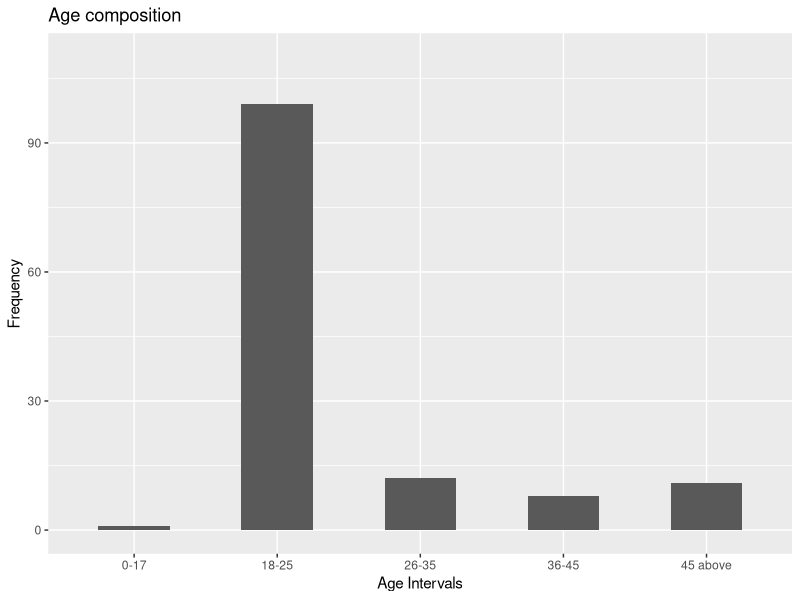
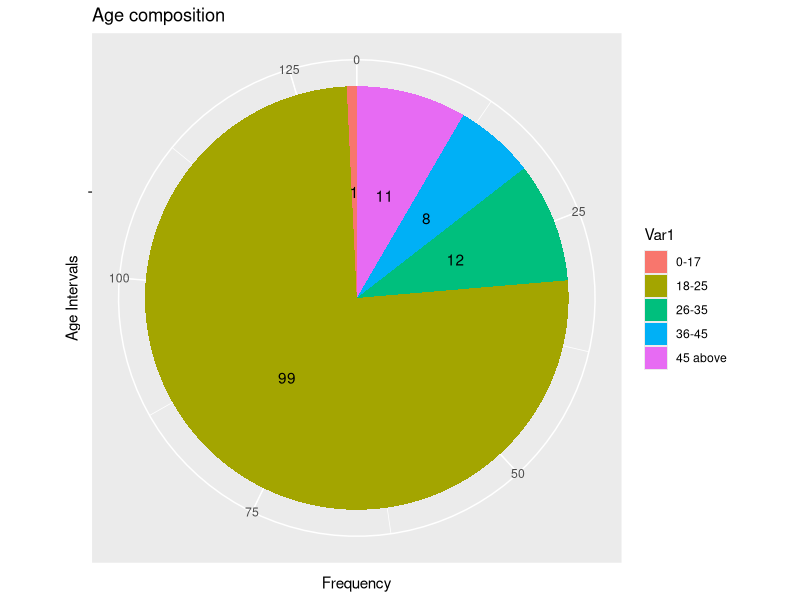
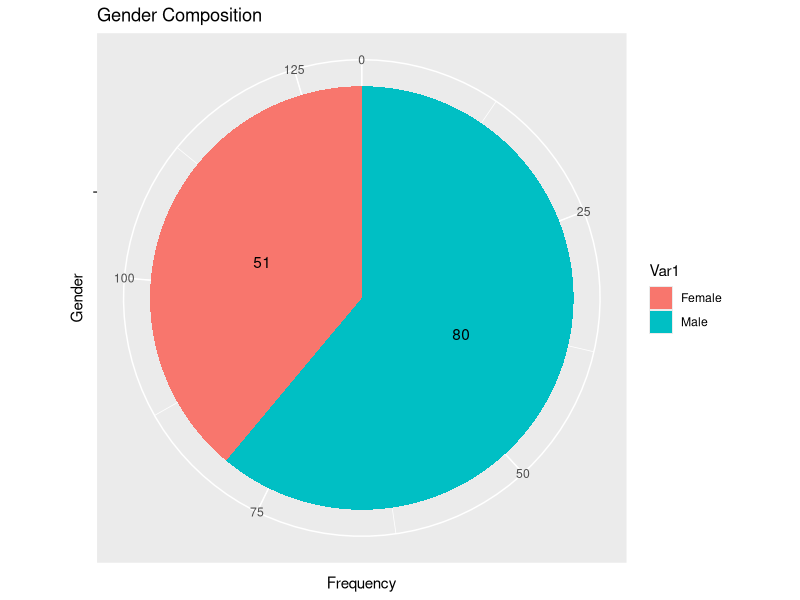
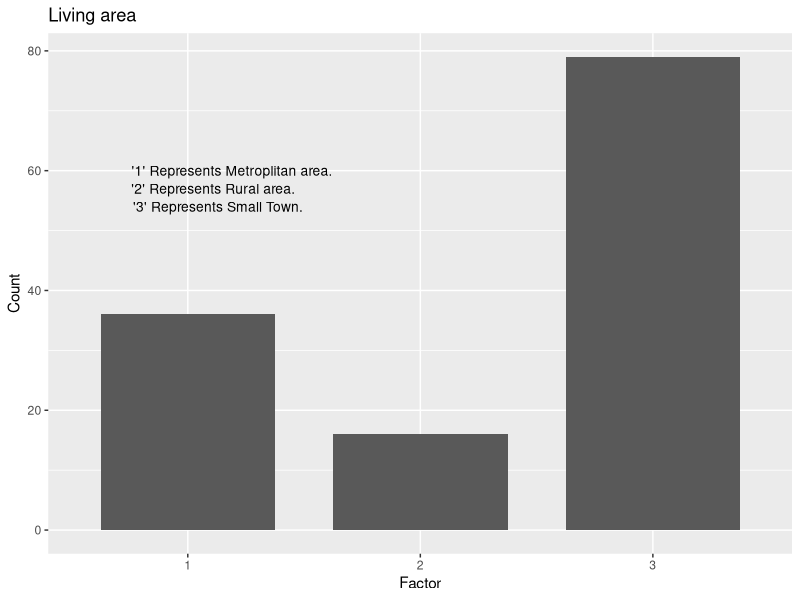
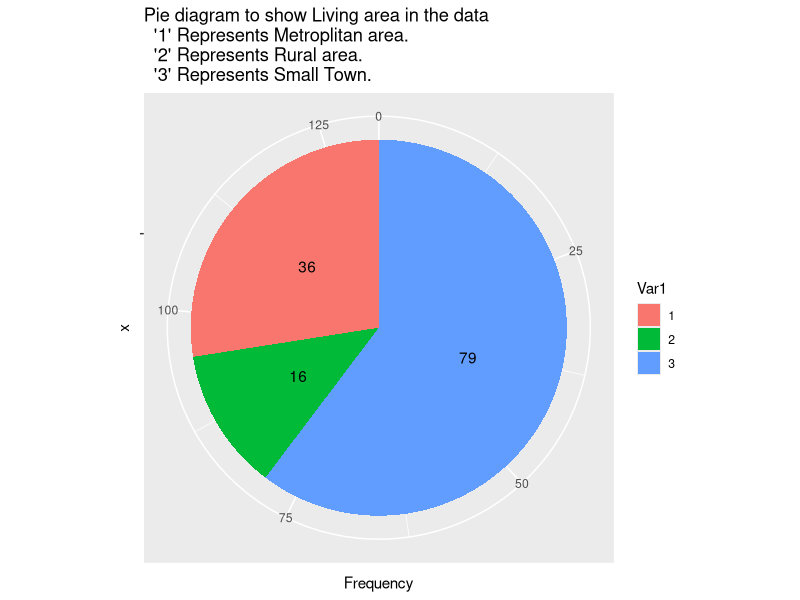
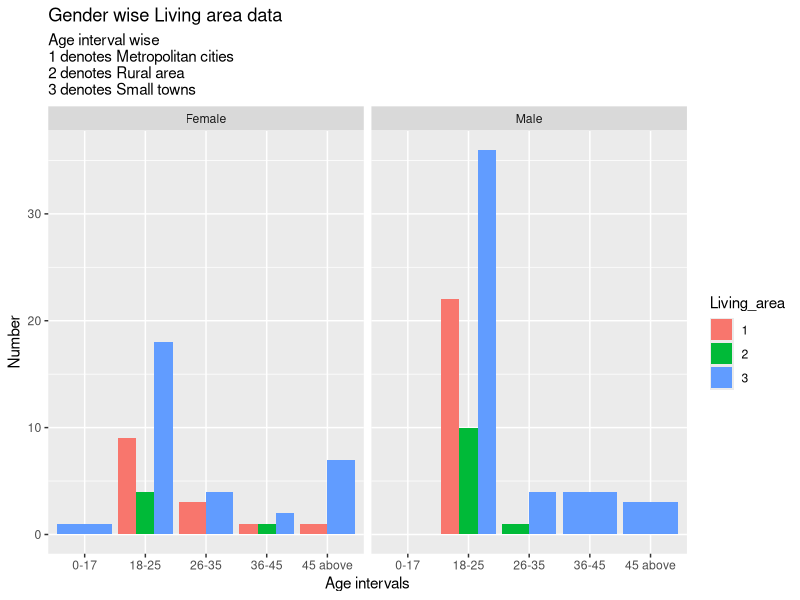
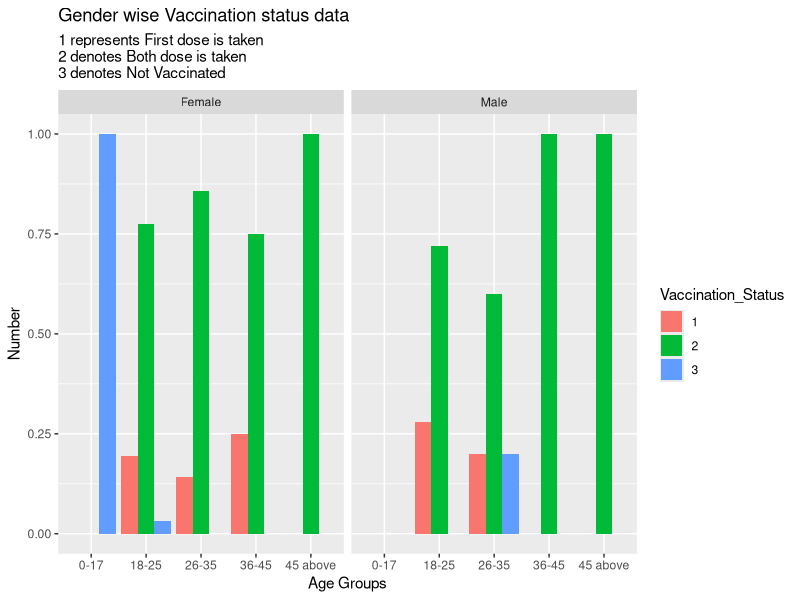
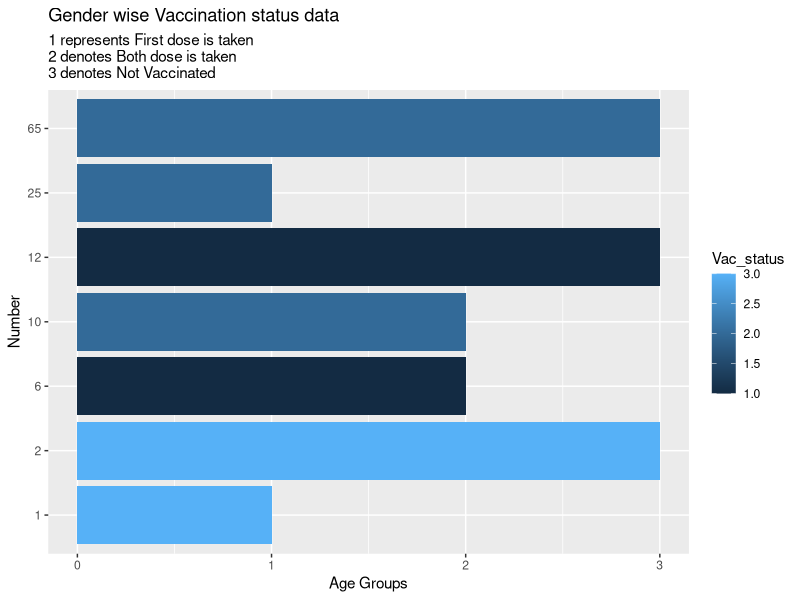

The R script that drew these images, in order:
## CALLING THE DATA

rm(list=ls())
df <- read.csv(file = "Vaccination.csv",header = TRUE)
head(df)

## CALLING THE LIBRARIES
library(dplyr)
library(ggplot2)

##PREPARING THE DATA TO ANALYZE
## Columns to be modified--- Living area, Vac_safe, Vac_status, Vac_reliable, CoWin, Vac_symptom   
## Changing the column names to something short for future use.
colnames(df) <- c("TimeStamp","Age","Gender","Living_area","Vac_safe","Vac_status","Travel","1st_choice",
                    "2nd_choice","3rd_choice","4th_choice","5th_choice","6th_choice","Vac_brand",
                    "Vac_reliable","CoWin","Vac_app_easy","waiting_time","Social_dis","Hygiene",
                    "Vac_symptom","Govt_effort")

data <- df
data$Living_area <- as.numeric(as.factor(data$Living_area))
table (data$Living_area) 
##here we are using to represent the entire column "Living_area" as a factor of (1,2,3)
## 1 represents Metropolitan city
## 2 represents Rural area 
##3 is small town.

data$Vac_safe <- as.numeric (as.factor(data$Vac_safe))
##here we are using to represent the entire column "Vaccination_safe" as a factor of (1,2,3)
## 1 represents "No, it can affect my health", 
## 2 represents "Not Sure" 
## 3 is "Yes"

data$Vac_status <- as.numeric (as.factor(data$Vac_status))
table (data$Vac_status)
##here we are using to represent the entire column "Vaccination_status" as a factor of (1,2,3)
## 1 represents "1st dose is taken", 
## 2 represents "Both doses taken" 
## 3 is "Not Vaccinated".

data$Vac_reliable <- as.numeric (as.factor(data$Vac_reliable))
##here we are using to represent the entire column "Vaccination_reliability" as a factor of (1,2,3)
## 1 represents "Free vaccines offered by the Government", 
## 2 represents "Paid vaccines offered by private organizations".

data$CoWin <- as.numeric (as.factor(data$CoWin))
## 1 represents "No, I have not used the portal", 
## 2 represents "Yes, but I did not face any problem", and
## 3 represents "Yes, I faced a lot of issues while booking".

data$Vac_symptom <- as.numeric (as.factor(data$Vac_symptom))
## 1 represents "After 1st dose", 
## 2 represents "After 2nd dose", and
## 3 represents "After both doses"
## 4 represents "No, I did not face any".

## Looking at the data Demographically ____ Plots we need to do initially___
## 1. Age, 2. Gender, 3. Living_area, 4. Living_area wrt Gender and Age using multiple bar chart , 5. Gender based on different age interval using multiple bar chart

## Bar and pie diagram of age composition of the data
df <- data.frame(table(data$Age))
bar <- ggplot(data=df,aes(y=Freq,x=Var1),beside=T)+geom_bar(stat="identity",width = 0.5)+
  labs(title="Age composition",x="Age Intervals",y="Frequency")+ylim(0,110)
bar

bar1 <- ggplot(data=df,aes(y=Freq,x="",fill=Var1))+geom_bar(stat="identity",width = 0.5)+
  labs(title="Age composition",x="Age Intervals",y="Frequency")
pie <- bar1 + coord_polar("y",start=0)
pie + geom_text(label=paste(df$Freq),position=position_stack(vjust = 0.5))


##pie diagram for gender composition of the data
df1 <- data.frame(table(data$Gender))
bar1 <- ggplot (df1, aes(y = Freq,x = "", fill= Var1))+geom_bar(stat = "identity", width = 0.5)+
  labs(title = "Gender Composition", x= "Gender", y= "Frequency")
pie<- bar1+ coord_polar("y", start = 0)
pie + geom_text(label=paste(df1$Freq),position=position_stack(vjust = 0.5))


##Bar and pie diagram of to categorize the living area of the data
table(data$Living_area)
df2 <- data.frame(table(data$Living_area))
bar <- ggplot(data=df2,aes(y= Freq,x= Var1),beside=T)+geom_bar(stat="identity",width = .75)+
  labs(title="Living area",x="Factor",y="Count")+
  annotate("text", x=1.19, y=60, label= "'1' Represents Metroplitan area.",size=3.5)+
  annotate("text", x=1.11, y=57, label= "'2' Represents Rural area.",size=3.5)+
  annotate("text", x=1.13, y=54, label= "'3' Represents Small Town.",size=3.5)
bar

bar1 <- ggplot(data=df2,aes(y=Freq ,x="",fill= Var1))+geom_bar(stat="identity",width = 0.5)+
  labs(title="Pie diagram to show Living area in the data
  '1' Represents Metroplitan area.
  '2' Represents Rural area.
  '3' Represents Small Town.",y="Frequency")
pie <- bar1 + coord_polar("y",start=0)
pie + geom_text(label=paste(df2$Freq),position=position_stack(vjust = 0.5))



##Living_area wrt Gender and Age using multiple bar chart 
names(data)
df <-data%>%
  group_by(Living_area,Gender,Age)
df$Age  

df1 <- df[df$Age=="18-25",]
df2 <- df1[df1$Gender=="Male",]
tab1 <- data.frame(table(df2$Living_area))
count1 <- nrow(tab1)
df3 <- df1[df1$Gender=="Female",]
tab2 <- data.frame(table(df3$Living_area))
count2 <- nrow(tab2)

df1 <- df[df$Age=="26-35",]
df2 <- df1[df1$Gender=="Male",]
tab3 <- data.frame(table(df2$Living_area))
count3 <- nrow(tab3)
df3 <- df1[df1$Gender=="Female",]
tab4 <- data.frame(table(df3$Living_area))
count4 <- nrow(tab4)

df1 <- df[df$Age=="36-45",]
df2 <- df1[df1$Gender=="Male",]
tab5 <- data.frame(table(df2$Living_area))
count5 <- nrow(tab5)
df3 <- df1[df1$Gender=="Female",]
tab6 <- data.frame(table(df3$Living_area))
count6 <- nrow(tab6)

df1 <- df[df$Age=="45 above",]
df2 <- df1[df1$Gender=="Male",]
tab7 <- data.frame(table(df2$Living_area))
count7 <- nrow(tab7)
df3 <- df1[df1$Gender=="Female",]
tab8 <- data.frame(table(df3$Living_area))
count8 <- nrow(tab8)

df1 <- df[df$Age=="0-17",]
df2 <- df1[df1$Gender=="Male",]
tab9 <- data.frame(table(df2$Living_area))
count9 <- nrow(tab9)
df3 <- df1[df1$Gender=="Female",]
tab10 <- data.frame(table(df3$Living_area))
count10 <- nrow(tab10)

bar_data <- data.frame(Age =c(rep("18-25",6),rep("26-35",4),rep("36-45",4),rep("45 above",3),rep("0-17",1)),Living_area=c(tab1$Var1,tab2$Var1,tab3$Var1,tab4$Var1,tab5$Var1,tab6$Var1,tab7$Var1,tab8$Var1,tab9$Var1,tab10$Var1),
                       Gender=c(rep("Male",count1),rep("Female",count2),rep("Male",count3),rep("Female",count4),rep("Male",count5),rep("Female",count6),rep("Male",count7),rep("Female",count8),rep("Male",count9),rep("Female",count10)),
                       value=c(tab1$Freq,tab2$Freq,tab3$Freq,tab4$Freq,tab5$Freq,tab6$Freq,tab7$Freq,tab8$Freq,tab10$Freq)) 

bar_data
ggplot(data=bar_data,aes(x=Age,fill=Living_area,y=value))+
  geom_bar(position="dodge",stat="identity",size=0.8)+facet_wrap(~Gender)+
  labs(y="Number",x="Age intervals",title="Gender wise Living area data",
       subtitle="Age interval wise
1 denotes Metropolitan cities
2 denotes Rural area
3 denotes Small towns")

#FREQUENCY-WISE analysis wrt to Age, Vaccination status and gender.
agestatus <- data.frame(data$Age, data$Vac_status, data$Gender)
tabage <- data.frame(table (agestatus))
colnames(tabage)<- c("Age","Vaccination_Status","Gender","Number")
agestatus1 <- split(tabage,tabage$Gender)
agestatus_male <- agestatus1$Male
agestatus_female <- agestatus1$Female

age_count <- data %>% 
  group_by(Age,Gender) %>% 
  summarise(count=n())
age_count
age_count_M <- age_count[age_count$Gender=="Male",]
age_counttemp <- data.frame(Age="0-17",Gender="Male",count= 0)
age_count_M <- rbind (age_counttemp,age_count_M)
age_count_M1 <- rep(age_count_M$count,3)

age_count_F <- age_count[age_count$Gender=="Female",]
age_count_F1 <- rep(age_count_F$count,3)

agestatus_male$freq <- agestatus_male$Number/age_count_M1
agestatus_male$freq <- replace (agestatus_male$freq,c(1,6,11),0)
agestatus_female$freq <- agestatus_female$Number/age_count_F1
agestatus_gender <- rbind(agestatus_male,agestatus_female)


ggplot(data=agestatus_gender,aes(x= Age,y= freq,fill= Vaccination_Status))+
  geom_bar(position="dodge",stat="identity",size=0.8)+ facet_wrap(~Gender)+
  labs(y="Number",x="Age Groups",title="Gender wise Vaccination status data",
       subtitle="1 represents First dose is taken 
2 denotes Both dose is taken
3 denotes Not Vaccinated")


data2 <- df
living <- data2 %>% 
  group_by(Living_area,Vac_status) %>% 
  summarise (total= n())
living$Vac_status= as.integer(living$Vac_status)
ggplot(data=living,aes(x= Living_area,y= as.factor (total),fill= Vac_status))+
  geom_bar(position="dodge",stat="identity",size=0.8)+
  labs(y="Number",x="Age Groups",title="Gender wise Vaccination status data",
       subtitle="1 represents First dose is taken 
2 denotes Both dose is taken
3 denotes Not Vaccinated")
